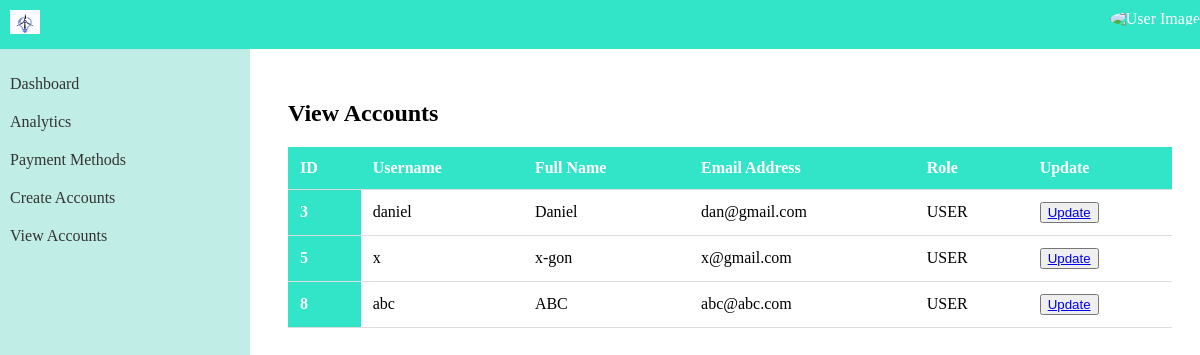
/dashboard/t_viewAccounts.php, run on an earlier commit of the app's database.
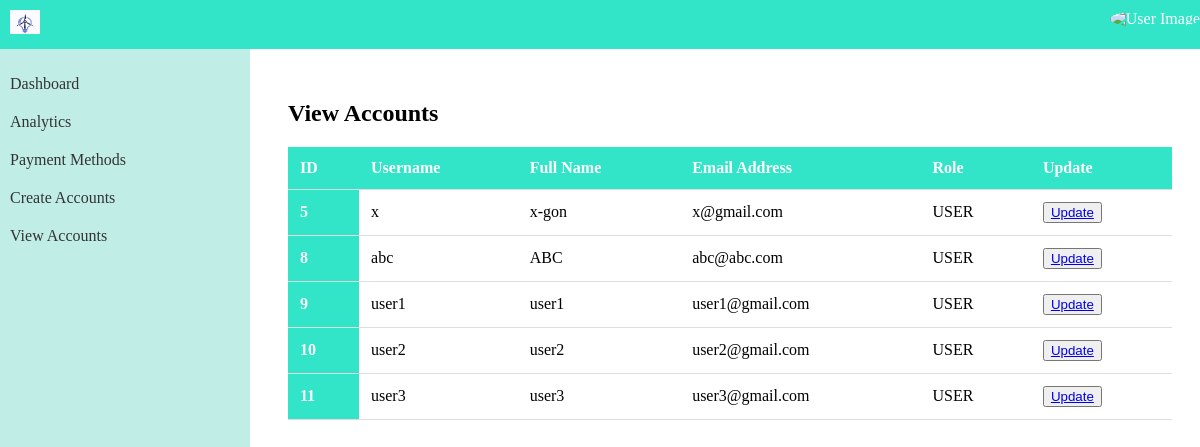
And on a later commit of the database.
### tables this page shows
CREATE TABLE `users` (
  `uid` int(75) NOT NULL,
  `uName` varchar(75) NOT NULL,
  `fullName` text NOT NULL,
  `email` varchar(75) NOT NULL,
  `password` varchar(100) NOT NULL,
  `role` text NOT NULL
);

### dashboard/t_viewAccounts.php (the view, shortened to what this page needs)
<!DOCTYPE html>
<html>
<head>
    <link rel="stylesheet" type="text/css" href="view.css">
</head>
<body>
    <div class="navbar">
        <div class="logo">
            <a class="navbar-brand" href="t_dashboard.php">
                <img src="images\logo.jpg" alt="Logo" width="30" height="24">
            </a>
        </div>
        <div class="user-menu">
            <img class="user-img" src="path/to/user-image.jpg" alt="User Image">
        </div>
    </div>
    <div class="sidebar">
        <a href="t_dashboard.php">Dashboard</a>
        <a href="t_analytics.php">Analytics</a>
        <a href="t_paymentMethod.php">Payment Methods</a>
        <a href="t_createAccount.php">Create Accounts</a>
        <a href="t_viewAccounts.php">View Accounts</a>
    </div>
    <div class="content">
        <h2>View Accounts</h2>
        <table class="accounts-table">
            <thead>
                <tr>
                    <th>ID</th>
                    <th>Username</th>
                    <th>Full Name</th>
                    <th>Email Address</th>
                    <th>Role</th>
                    <th>Update</th>
                </tr>
            </thead>
            <tbody>
                <?php
                    include 'connect.php';
                    $sql = "SELECT * FROM users WHERE role = 'USER'";
                    $result = mysqli_query($connect, $sql);
                    if ($result) {
                        while ($row = mysqli_fetch_assoc($result)) {
                            $id = $row['uid'];
                            $username = $row['uName'];
                            $fullname = $row['fullName'];
                            $email = $row['email'];
                            $role = $row['role'];
                            echo "<tr>
                            <th scope='row'>$id</th>
                            <td>$username</td>
                            <td>$fullname</td>
                            <td>$email</td>
                            <td>$role</td>
                            <td><button><a href='update.php?updateid=$id'>Update</a></button></td>
                            </tr>
                            ";
                        }
                    }
                ?>
            </tbody>
        </table>
    </div>
</body>
</html>

What changed in the data, as far as the page shows it:
removed users: uid "3", uName "daniel", fullName "Daniel", email "dan@gmail.com", role "USER"
added users: uid "9", uName "user1", fullName "user1", email "user1@gmail.com", role "USER"
added users: uid "10", uName "user2", fullName "user2", email "user2@gmail.com", role "USER"
added users: uid "11", uName "user3", fullName "user3", email "user3@gmail.com", role "USER"
